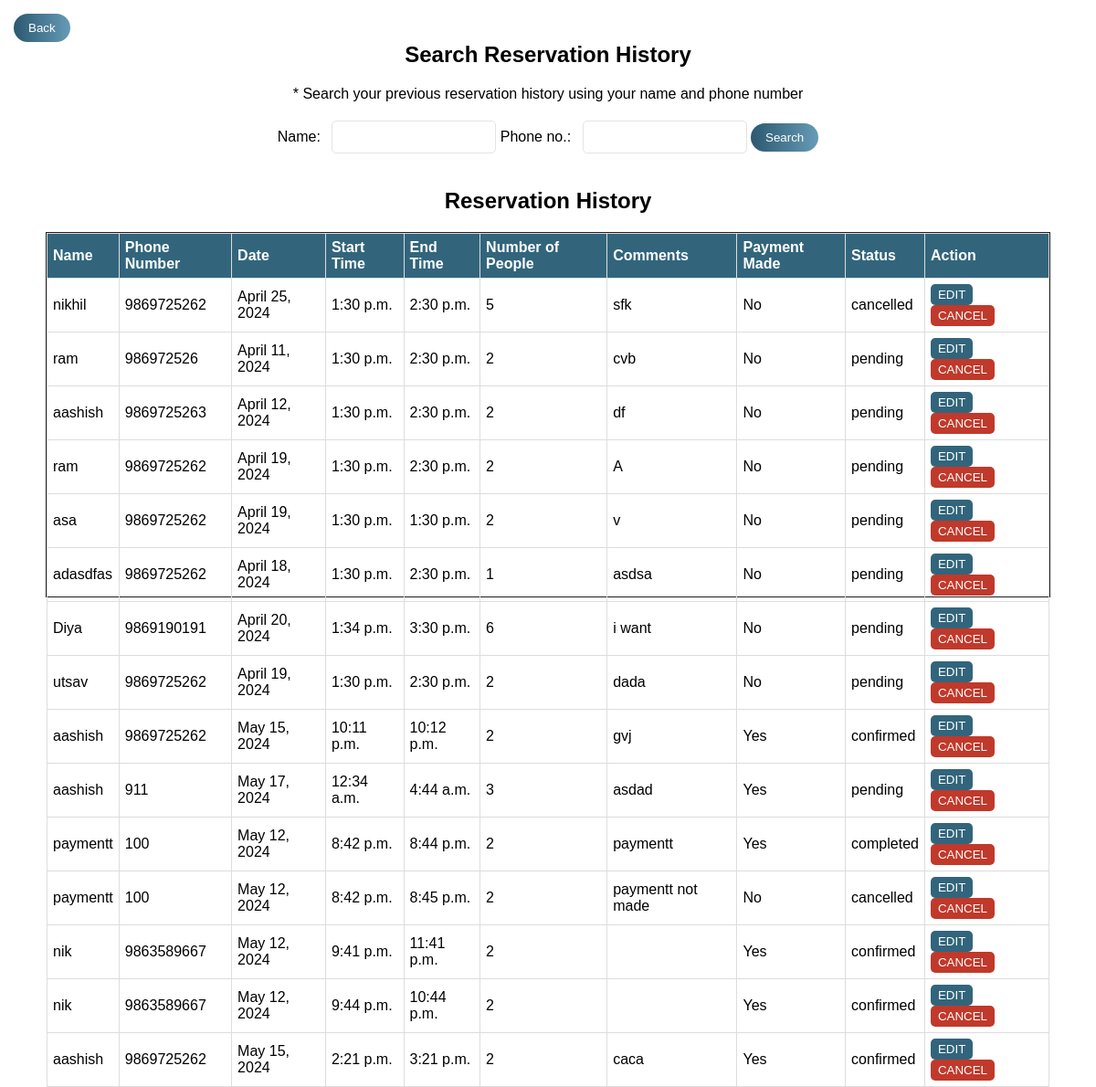
The page /user_reservation_history/ on the database as committed earlier.
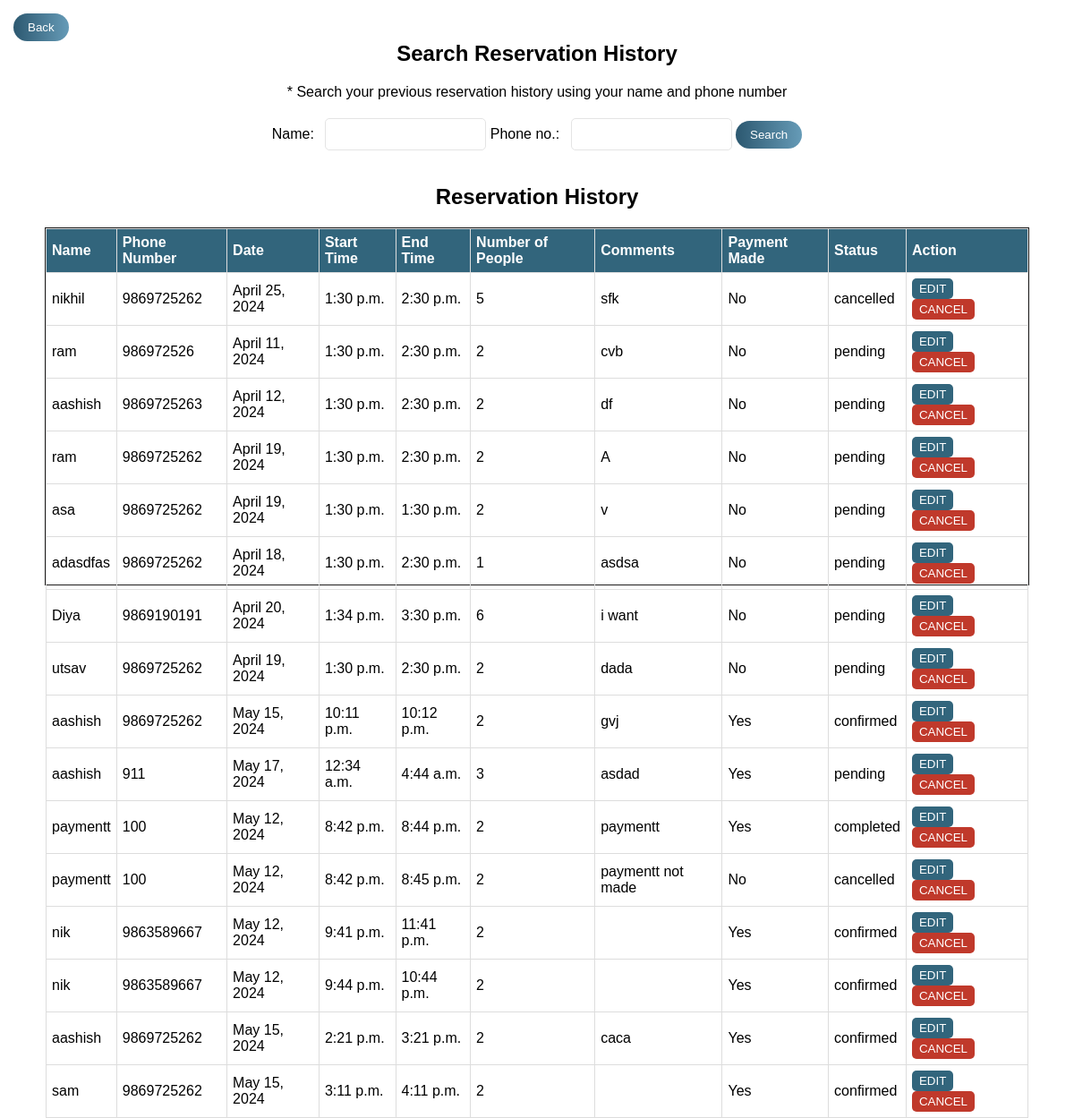
The same page on the database as committed later.
### OneByteFood/models.py (models this page shows)
class Reservation(models.Model):
    id = models.AutoField(primary_key=True)
    name = models.CharField(max_length=100)
    phone = models.CharField(max_length=20)
    date = models.DateField()
    start_time = models.TimeField()
    end_time = models.TimeField()
    num_people = models.IntegerField()
    comments = models.TextField()
    payment_made = models.BooleanField(default=False)
    status = models.CharField(max_length=50, default='pending')

### OneByteFood/views.py (the view)
# urls.py: path('user_reservation_history/', onebytefood_views.show_user_reservation_history, name='show_user_reservation_history'),
def show_user_reservation_history(request):
    if request.method == 'GET':
        name = request.GET.get('name', '')
        phone = request.GET.get('phone', '')
        if name and phone:
            reservations_data = Reservation.objects.filter(name=name, phone=phone)
        else:
            reservations_data = Reservation.objects.all()
        return render(request, 'user_reservation_history.html', {'reservations_data': reservations_data, 'name': name, 'phone': phone})
    else:
        return HttpResponseRedirect('/user_reservation_history/')

### templates/user_reservation_history.html (shortened to what this page needs)
<!DOCTYPE html>
<html lang="en">
<head>
</head>
<body>
    <a href="http://127.0.0.1:8000/reservation/"><button class="Back-Btn"> Back</button></a>
    <h2 class="section-title">Search Reservation History</h2>
    <p class="search-guide">* Search your previous reservation history using your name and phone number</p>
    <form method="get" action="{% url 'show_user_reservation_history' %}" id="reservationHistorySearchForm"
        class="reservationHistorySearchForm">
        <label for="name">Name:</label>
        <input type="text" id="name" name="name" required>
        <label for="phone">Phone no.:</label>
        <input type="tel" id="phone" name="phone" required>
        <input type="submit" value="Search">
    </form>
    <div class="history-container">
        <section class="history" id="history">
            <h2 class="section-title">Reservation History</h2>
            <div class="table-history">
                {% if reservations_data %}
                <table class="history-table">
                    <thead>
                        <tr>
                            <th>Name</th>
                            <th>Phone Number</th>
                            <th>Date</th>
                            <th>Start Time</th>
                            <th>End Time</th>
                            <th>Number of People</th>
                            <th>Comments</th>
                            <th>Payment Made</th>
                            <th>Status</th>
                            <th>Action</th>
                        </tr>
                    </thead>
                    <tbody>
                        {% for reservation in reservations_data %}
                        <tr>
                            <td>{{ reservation.name }}</td>
                            <td>{{ reservation.phone }}</td>
                            <td>{{ reservation.date }}</td>
                            <td>{{ reservation.start_time }}</td>
                            <td>{{ reservation.end_time }}</td>
                            <td>{{ reservation.num_people }}</td>
                            <td>{{ reservation.comments }}</td>
                            <td>{% if reservation.payment_made %}Yes{% else %}No{% endif %}</td>
                            <td>{{ reservation.status }}</td>
                            <td>
                                <button class="edit-btn"><a href="/edit_reservation_user/{{ reservation.id }}"
                                        style="text-decoration: none; color: inherit;">EDIT</a></button>
                                <button class="cancel-btn"><a
                                        href="/cancel_reservation_user/{{ reservation.id }}/?name={{ reservation.name }}&phone={{ reservation.phone }}"
                                        style="text-decoration: none; color: inherit;">CANCEL</a></button>
                            </td>
                        </tr>
                        {% endfor %}
                    </tbody>
                </table>
                {% else %}
                <center>
                    <h4>No previous reservations.</h4>
                </center>
                {% endif %}
            </div>
        </section>
    </div>
</body>
</html>

Rows that differ between the two databases and show on the page:
added Reservation: name "sam", phone "9869725262", date "May 15, 2024", start_time "3:11 p.m.", end_time "4:11 p.m.", num_people "2", payment_made "Yes", status "confirmed"
